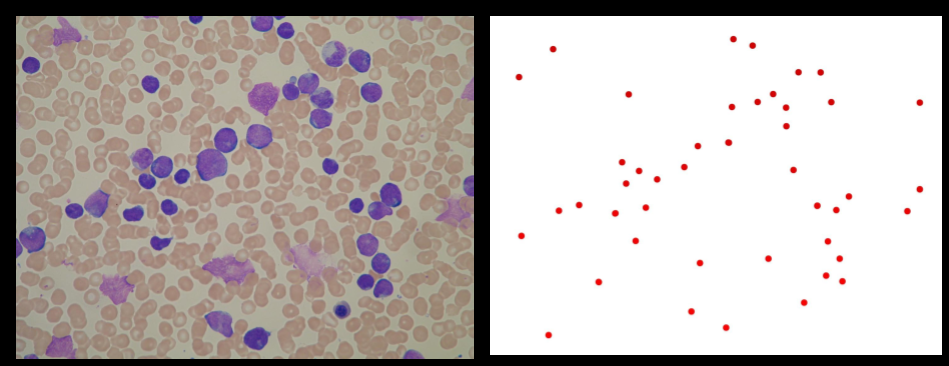
#> input picture images/1.png, 949 x 366 px
$ python -i data.py   (imports and definitions only)   (Python 2 division)
#> lines starting #> are read from the running program, lines starting #| are printed output that depends on the picture
import cv2
import json
import numpy as np
import os
import tensorflow as tf
from tensorflow import keras

# custom imports
from config import *


def load_image_list(img_files, gray=False):
    """
    Diese Funktion lädt eine Liste von Bildern und gibt diese als Liste zurück.
    :param img_files --> die Liste der Bilder, die geladen werden sollen
    :param gray --> gibt an, ob die Bilder in Graustufen geladen werden sollen
    """
    imgs = []
    if gray:
        for image_file in img_files:
            img = cv2.imread(image_file, cv2.IMREAD_GRAYSCALE)
            img = cv2.threshold(img, 127, 255, cv2.THRESH_BINARY)[1]
            imgs += [img]

    else:
        for image_file in img_files:
            imgs += [cv2.imread(image_file)]
    return imgs


# [84 lines left out: functions clahe_images, preprocess_image, preprocess_data, load_data, not called in this run]


def load_image(img_list, padding=padding[1]):
    """
    Das Laden und Preprocessen der Bilder wird in dieser Funktion durchgeführt.

    :param img_list --> die Liste der Bilder, die geladen werden sollen
    :param padding --> das Padding, das hinzugefügt werden soll

    :return imgs --> die verarbeiteten Bilder
    """
    imgs = load_image_list(img_list)
    imgs = clahe_images(imgs)
    return preprocess_image(imgs, padding=padding)


# [367 lines left out: functions aug_lum, aug_img, train_generator, test_chips, slice_image, slice and 1 more, not called in this run]

>>> import cv2
>>> picture = cv2.imread('../images/1.png', cv2.IMREAD_GRAYSCALE)
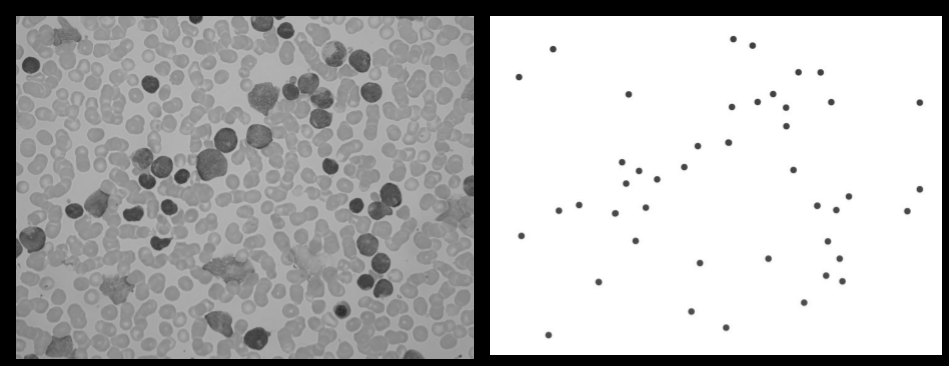
#> picture: shape (366, 949); min 0, max 255, mean 179.7
>>> result = load_image(picture)
#> (the run stopped early here; a loop or call above may not have finished)

$ run again, on images/3.png
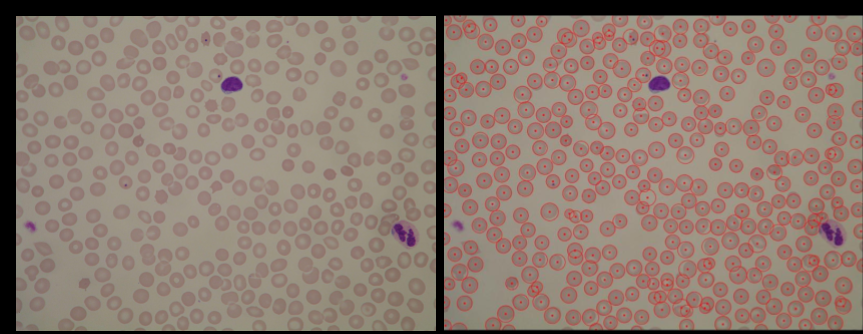
#> input picture images/3.png, 863 x 334 px
#> `picture = cv2.imread('../images/1.png', cv2.IMREAD_GRAYSCALE)`:
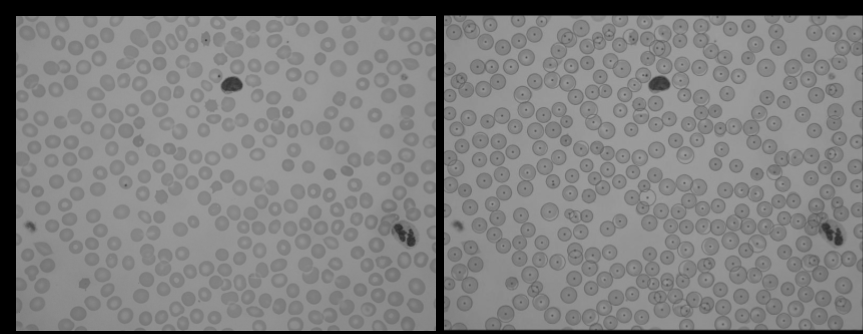
#> picture: shape (334, 863); min 0, max 158, mean 126
